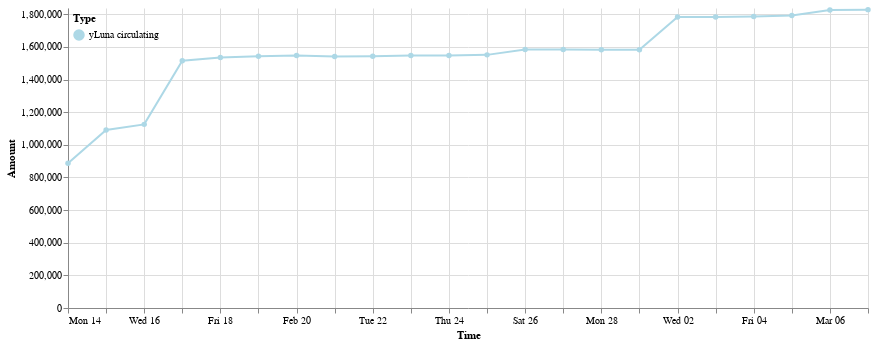

Notebook cell for this chart:
### Code cell
cp = ChartProvider()
cp.get_line_chart(daily_delta_rf, 
               domain = ['yLuna circulating'],
               range_ = ['lightblue'],
               min_date = daily_delta_rf.Time.min(),
               max_date = daily_delta_rf.Time.max(),
               top_padding = 10000
        )

### Figure 1 — Vega-Lite specification as saved in the notebook (floating-point values rounded to 4 significant figures)
{"config": {"view": {"continuousWidth": 400, "continuousHeight": 300, "strokeOpacity": 0}}, "data": {"name": "data-e53fce9042a6a4efadb30e8efa6152e8"}, "mark": {"type": "line", "point": true}, "encoding": {"color": {"field": "Type", "legend": {"direction": "horizontal", "legendY": 0, "orient": "none", "padding": 5}, "scale": {"domain": ["yLuna circulating"], "range": ["lightblue"]}, "sort": ["yLuna circulating"], "type": "nominal"}, "tooltip": [{"field": "Time", "format": "%Y-%m-%d %H:%M", "type": "temporal"}, {"field": "Amount", "type": "quantitative"}], "x": {"field": "Time", "scale": {"domain": ["2022-02-14", "2022-03-07"]}, "type": "temporal"}, "y": {"field": "Amount", "scale": {"domain": [0, 1838000.0]}, "type": "quantitative"}}, "width": 800, "$schema": "https://vega.github.io/schema/vega-lite/v4.17.0.json", "datasets": {"data-e53fce9042a6a4efadb30e8efa6152e8": [{"Time": "2022-02-14", "Amount signed": 886900.0, "Amount": 886900.0, "Type": "yLuna circulating"}, {"Time": "2022-02-15", "Amount signed": 203500.0, "Amount": 1090000.0, "Type": "yLuna circulating"}, {"Time": "2022-02-16", "Amount signed": 34800.0, "Amount": 1125000.0, "Type": "yLuna circulating"}, {"Time": "2022-02-17", "Amount signed": 390200.0, "Amount": 1515000.0, "Type": "yLuna circulating"}, {"Time": "2022-02-18", "Amount signed": 18930.0, "Amount": 1534000.0, "Type": "yLuna circulating"}, {"Time": "2022-02-19", "Amount signed": 8557.0, "Amount": 1543000.0, "Type": "yLuna circulating"}, {"Time": "2022-02-20", "Amount signed": 4740.0, "Amount": 1548000.0, "Type": "yLuna circulating"}, {"Time": "2022-02-21", "Amount signed": -6418.0, "Amount": 1541000.0, "Type": "yLuna circulating"}, {"Time": "2022-02-22", "Amount signed": 1663.0, "Amount": 1543000.0, "Type": "yLuna circulating"}, {"Time": "2022-02-23", "Amount signed": 4500.0, "Amount": 1547000.0, "Type": "yLuna circulating"}, {"Time": "2022-02-24", "Amount signed": -342.0, "Amount": 1547000.0, "Type": "yLuna circulating"}, {"Time": "2022-02-25", "Amount signed": 4035.0, "Amount": 1551000.0, "Type": "yLuna circulating"}, {"Time": "2022-02-26", "Amount signed": 32360.0, "Amount": 1583000.0, "Type": "yLuna circulating"}, {"Time": "2022-02-27", "Amount signed": 478.2, "Amount": 1584000.0, "Type": "yLuna circulating"}, {"Time": "2022-02-28", "Amount signed": -1118.0, "Amount": 1583000.0, "Type": "yLuna circulating"}, {"Time": "2022-03-01", "Amount signed": -789.2, "Amount": 1582000.0, "Type": "yLuna circulating"}, {"Time": "2022-03-02", "Amount signed": 200900.0, "Amount": 1783000.0, "Type": "yLuna circulating"}, {"Time": "2022-03-03", "Amount signed": 597.3, "Amount": 1784000.0, "Type": "yLuna circulating"}, {"Time": "2022-03-04", "Amount signed": 2053.0, "Amount": 1786000.0, "Type": "yLuna circulating"}, {"Time": "2022-03-05", "Amount signed": 7005.0, "Amount": 1793000.0, "Type": "yLuna circulating"}, {"Time": "2022-03-06", "Amount signed": 33240.0, "Amount": 1826000.0, "Type": "yLuna circulating"}, {"Time": "2022-03-07", "Amount signed": 2475.0, "Amount": 1828000.0, "Type": "yLuna circulating"}]}}
